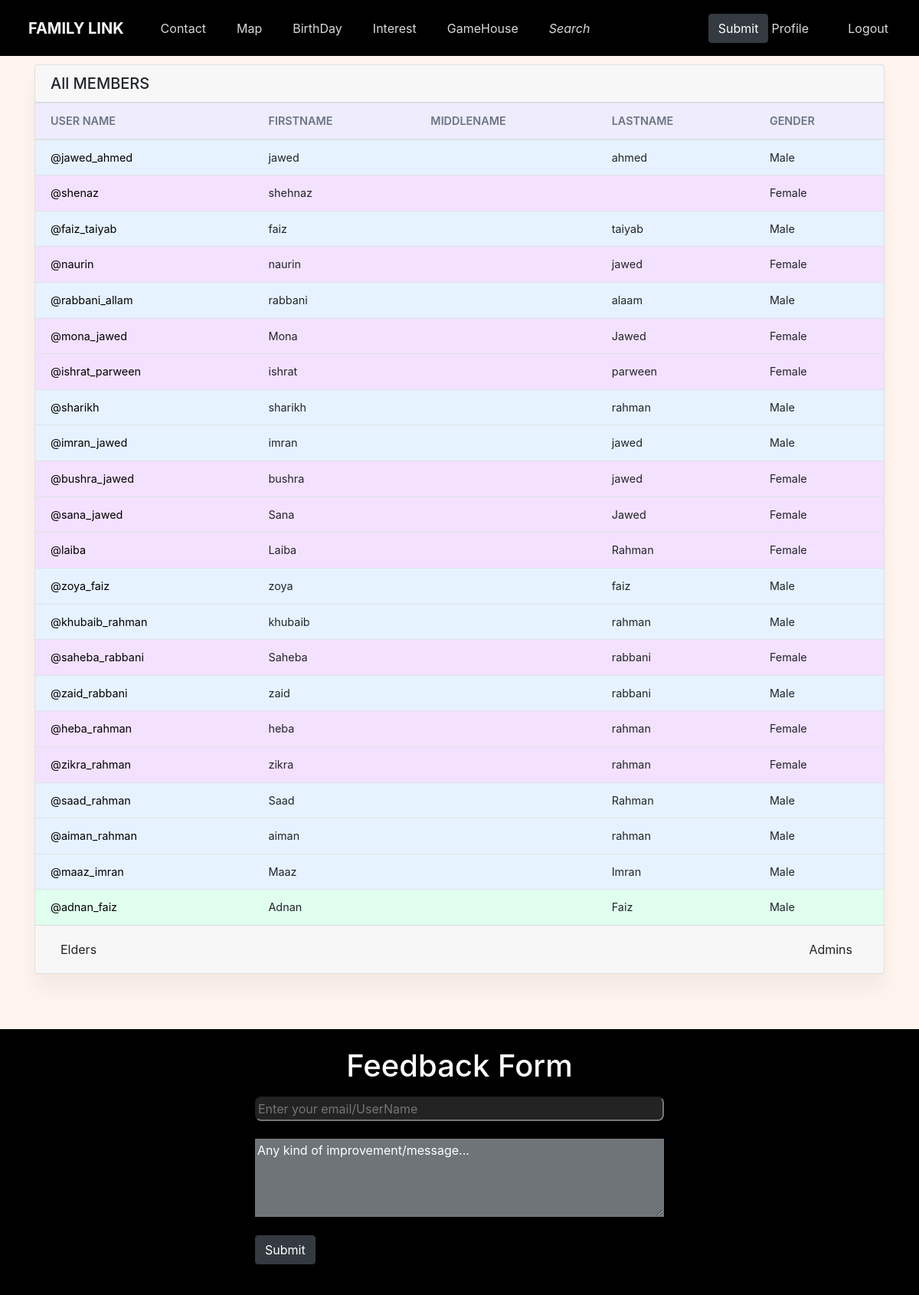
The page /member/ (signed in) on the database its author committed.
### family/models.py (models this page shows, shortened)
class member(AbstractBaseUser , PermissionsMixin):
    GENDER_CHOICES = (
    ("Male", "Male"),
    ("Female", "Female"),)
    MARITAL_CHOICES = (
    ("Unmarried", "Unmarried"),
    ("Married", "Married"),
    )
    SPORT_CHOICES = (
    ("Football", "Football"),
    ("Basketball", "Basketball"),
    ("Badminton", "Badminton"),
    ("Cycling", "Cycling"),
    ("Swimming", "Swimming"),
    ("Cricket", "Cricket"),
    ("TT", "TT"),
    ("Tennis", "Tennis"),
    ("Volley Ball", "Volley Ball"),
    ("Baseball", "Baseball"),
    ("Carrom", "Carrom")
    )
    BOOK_CHOICES = (
    ("Thriller", "Thriller"),
    ("Fantasy", "Fantasy"),
    ("Teen", "Teen"),
    ("Fiction", "Fiction"),
    ("Autobiography", "Autobiography"),
    ("Mystery", "Mystery"),
    ("History", "History"),
    ("Romance", "Romance"),
    ("Self Help", "Self Help"),
    ("Horror", "Horror"),
    ("Crime", "Crime")
    )
    MOVIE_CHOICES = (
    ("Action", "Action"),
    ("Thriller", "Thriller"),
    ("Drama", "Drama"),
    ("Romance", "Romance"),
    ("Autobiography", "Autobiography"),
    ("Comedy", "Comedy"),
    ("History", "History"),
    ("Romance", "Romance"),
    ("Crime", "Crime"),
    ("Horror", "Horror"),
    ("Animation", "Animation"),
    ("Adventure", "Adventure")
    )
    FID = models.ForeignKey(family , on_delete=models.DO_NOTHING , null=True)
    email = models.EmailField(max_length= 35)
    user_name = models.CharField(max_length= 20 , unique=True)
    firstName = models.CharField(max_length=20 ,  blank = True)
    middleName = models.CharField(max_length=20 , blank = True , null = True)
    lastName = models.CharField(max_length= 20 , blank = True)
    mobileNo = models.IntegerField(blank=True , null = True)
    birthDay = models.DateField(default=date.today)
    gender = models.CharField(max_length=9,choices=GENDER_CHOICES,default="Male")
    maritalStatus = models.CharField(max_length = 10,null=True , blank = True , choices=MARITAL_CHOICES)
    jobOrg = models.CharField(max_length= 20 , blank = True)
    address1 = models.TextField(_("Address line 1"),max_length=50 , blank = True)
    country = models.CharField("Country",max_length=15 , blank = True)
    city = models.CharField("City" , max_length=15 , blank=True)
    pinCode = models.IntegerField(blank=True)
    lat = models.DecimalField(max_digits=9 ,decimal_places = 6, blank=True , null = True)
    lng = models.DecimalField(max_digits=9 , decimal_places = 6, blank=True , null = True)
    mother = models.ForeignKey('self', on_delete=models.PROTECT , null=True , blank=True)
    father = models.ForeignKey('self', on_delete=models.PROTECT , null=True , blank=True , related_name='+')
    spouse = models.ForeignKey('self', on_delete=models.PROTECT , null=True , blank=True , related_name='++')
    kidsCount = models.IntegerField(blank=True , null = True , default=0)
    gender = models.CharField(max_length=9,choices=GENDER_CHOICES , default='Male')
    book = models.CharField(max_length=15,choices=BOOK_CHOICES,blank=True )
    sport = models.CharField(max_length=15,choices=SPORT_CHOICES,blank=True)
    movie = models.CharField(max_length=15,choices=MOVIE_CHOICES, blank=True)
    present = models.CharField(max_length=15,blank=True)
    is_staff = models.BooleanField(default=False)
    is_active = models.BooleanField(default=True)
    updated = models.DateTimeField(auto_now=True)
    created = models.DateTimeField(auto_now_add=True)
    objects = CustomMember()
    USERNAME_FIELD = 'user_name'
    REQUIRED_FIELDS = ['email' , 'city' , 'country' , 'firstName' , 'lastName' , 'gender' , 'pinCode']
    class Meta:
        ordering = ['-updated' , '-created']

### family/views.py (the view)
# urls.py: path('member/' , views.viewMember , name="viewMember"),
@login_required(login_url= 'login')
def viewMember(request):
    if request.method == 'POST':
        m = request.POST.get('member')
        message = request.POST.get('message')
        feedbackmail(m , request.user , message)
    q = request.GET.get('search') if request.GET.get('search') != None else ''
    members = member.objects.filter(
        Q(firstName__startswith = q)|
        Q(lastName__startswith = q) |
        Q(user_name__startswith = q)
        )
    members = members.filter(FID=request.user.FID)
    members=sorted(members, key=lambda x: x.birthDay)
    return render(request, 'home/member.html',{'members': members,'obj':'leaders'})

### templates/home/member.html (shortened to what this page needs)
<!DOCTYPE html>
{% load static %}
<html lang="en">
<head>
    <link rel="stylesheet" href="https://cdn.jsdelivr.net/npm/bootstrap@4.4.1/dist/css/bootstrap.min.css">
    <link rel="stylesheet" href="{% static 'style/member.css' %}" />
</head>
<body>
  <div>
    <nav class="navbar fixed-top navbar-dark text-light navbar-expand-md navigation-clean-search" style="background-color: black;" >
        <div class="container nav_div"><a class="navbar-brand" href="{% url 'viewMember' %}">FAMILY LINK</a>
            <div class="collapse navbar-collapse" id="navcol-1">
                {% if obj == 'leaders' %}
                <span class="navbar-text" style="padding-left:2rem"> <a href="{% url 'contact' %}" class="login">Contact</a></span>
                {% elif obj == 'members' %}
                <span class="navbar-text" style="padding-left:2rem"> <a href="{% url 'viewMember' %}" class="login">Home</a></span>
                {% else %}
                <span class="navbar-text" style="padding-left:2rem"> <a href="{% url 'viewMember' %}" class="login">Home</a></span>
                {% endif %}
                <span class="navbar-text" style="padding-left:2rem"> <a href="{% url 'map' %}" class="login">Map</a></span>
                <span class="navbar-text" style="padding-left:2rem"> <a href="{% url 'birthdayList' %}" class="login">BirthDay</a></span>
                <span class="navbar-text" style="padding-left:2rem"> <a href="{% url 'interest' %}" class="login">Interest</a></span>
                <span class="navbar-text" style="padding-left:2rem"> <a href="{% url 'gamehouse' %}" class="login">GameHouse</a></span>
                <form class="form-inline" id="search_form" action = {% url 'viewMember' %}>
                  <div class="form-group form_div">
                    <label for="search-field"><i class="fa fa-search">Search</i></label>
                    <input class="form-control search-field" type="search" name="search" id="search-field">
                </div>
                  <button type="submit" class="btn btn-dark">Submit</button>
              <span class="navbar-text" id="profile"> <a href="{% url 'viewProfile' request.user.id %}" class="login">Profile</a></span>
              <span class="navbar-text" id="logout"> <a href="{% url 'logout' %}" class="login">Logout</a></span>
            </div>
        </div>
    </nav>
        <div class="container">
          <div class="row">
              <div class="col-12 mb-3 mb-lg-5">
                  <div class="position-relative card table-nowrap table-card" id="member_div">
                      <div class="card-header align-items-center">
                        {% if obj == 'leaders' %}
                        <h5 class="mb-0">All MEMBERS</h5>
                        {% elif obj == 'members' %}
                        <h5 class="mb-0">Elders (Age>60)</h5>
                        {% else %}
                        <h5 class="mb-0">Admins</h5>
                        {% endif %}
                      </div>
                      <div class="table-responsive">
                          <table class="table mb-0">
                              <thead class="small text-uppercase bg-body text-muted">
                                  <tr>
                                      <th class="user_name">User Name</th>
                                      <th class="first_name">FirstName</th>
                                      <th class="middle_name">MiddleName</th>
                                      <th class="last_name">LastName</th>
                                      <th class="gender">Gender</th>
                                  </tr>
                              </thead>
                              <tbody>
                                {% for member in members %}
                                {% if member.id == request.user.id %}
                                <tr class="align-middle" style ="background-color: rgb(225, 255, 238);">
                                    <td class="user_name">
                                        <a href="{% url 'viewProfile' member.id %}" class="login">@{{member.user_name}}</a>
                                    </td>
                                    <td class="first_name">{{member.firstName}}</td>
                                    <td class="middle_name">{{member.middleName}}</td>
                                    <td class="last_name">
                                        <div class="d-flex align-items-center">
                                            <span>{{member.lastName}}</span>
                                        </div>
                                    </td>
                                    <td class="gender">
                                      <div class="d-flex align-items-center">
                                        <span>{{member.gender}}</span>
                                    </div>
                                    </td>
                                </tr>
                                {% elif member.gender == 'Male' %}
                                <tr class="align-middle" style ="background-color: rgb(230, 242, 255);">
                                    <td class="user_name">
                                        <a href="{% url 'viewProfile' member.id %}" class="login">@{{member.user_name}}</a>
                                    </td>
                                    <td class="first_name">{{member.firstName}}</td>
                                    <td class="middle_name">{{member.middleName}}</td>
                                    <td class="last_name">
                                        <div class="d-flex align-items-center">
                                            <span>{{member.lastName}}</span>
                                        </div>
                                    </td>
                                    <td class="gender">
                                      <div class="d-flex align-items-center">
                                        <span>{{member.gender}}</span>
                                    </div>
                                    </td>
                                </tr>
                                {% else %}
                                <tr class="align-middle" style ="background-color: rgb(244, 225, 255);">
                                    <td class="user_name">
                                        <a href="{% url 'viewProfile' member.id %}" class="login">@{{member.user_name}}</a>
                                    </td>
                                    <td class="first_name">{{member.firstName}}</td>
                                    <td class="middle_name">{{member.middleName}}</td>
                                    <td class="last_name">
                                        <div class="d-flex align-items-center">
                                            <span>{{member.lastName}}</span>
                                        </div>
                                    </td>
                                    <td class="gender">
                                      <div class="d-flex align-items-center">
                                        <span>{{member.gender}}</span>
                                    </div>
                                    </td>
                                </tr>
                                {% endif %}
                                {% endfor %}
                              </tbody>
                          </table>
                      </div>
                      {% if obj == 'leaders' %}
                      <div class="card-footer text-end">
                        <a href="{% url 'leaders' %}" class="btn btn-gray">Elders</a>
                        <a style="float:right;" href="{% url 'seeadmins' %}" class="btn btn-gray">Admins</a>
                    </div>
                    {% endif %}
                  </div>
              </div>
          </div>
      </div>
      <br>
      {% if obj == 'leaders' %}
      <div id="footerCol2">
        <br>
          <form action="" method="POST"  class="footerform">
            <h1>Feedback Form</h1>
            <div id="footerCol1">
                <div id = "input_div">
                    <input type="text" name='member' required placeholder="Enter your email/UserName">
                    <textarea id="w3review" name="message" rows="4" cols="50">Any kind of improvement/message...</textarea>
                </div>
                <div id = "button_div">
                    <br>
                    <button type="submit" class="btn btn-dark">Submit</button>
                </div>
                <br>
            </div>
          </form>
        </div>
      {% endif %}
</body>
</html>

### static/style/member.css (style rules this page uses)
body { margin-top: 20px; background: #FFF5EE; }
.card { box-shadow: 0 20px 27px 0 rgb(0 0 0 / 5%); }
#member_div { margin-top: 4rem; }
.table a { color: #000000; }
.table-nowrap .table td, .table-nowrap .table th { white-space: nowrap; }
.table>:not(caption)>*>* { padding: 0.75rem 1.25rem; border-bottom-width: 1px; }
table th { font-weight: 600; background-color: #eeecfd !important; }
.table .first_name , .table .middle_name , .table .last_name ,.table .user_name ,.table .gender { font-size: 0.9rem; }
#logout { float: right; }
#profile { margin-left: 0.5rem; margin-right: 0.5rem; float: right; }
.row { justify-content: center; }
.navbar { background:transparent; padding-top:.75rem; padding-bottom:.75rem; color:#fff; border-radius:0; box-shadow:none; border:none; }
@media (min-width:768px) { .navbar { padding-left: 0; padding-top:1rem; padding-bottom:1rem; } }
@media (min-width:768px) { #logout { position: absolute; right: 2rem; } }
@media (min-width:768px) { #profile { position: absolute; right: 8rem; } }
.navbar .navbar-brand { font-weight:bold; color:inherit; }
.navbar .navbar-collapse { border-top:1px solid rgba(255,255,255,0.3); margin-top:.5rem; }
@media (min-width:768px) { .navbar .navbar-collapse { border-color:transparent; margin:0; } }
.navbar .navbar-collapse span .login { color:#d9d9d9; margin-right:.5rem; text-decoration:none; }
.navbar .form-inline label { color:#d9d9d9; }
.navbar .form-inline .search-field { display:inline-block; width:70%; background:none; border:none; border-bottom:1px solid transparent; border-radius:0; color:#ccc; box-shadow:none; color:inherit; transition:border-bottom-color 0.3s; }
.form_div { width: 13rem; }
#search_form { padding-left: 2rem; margin-left: 0; }
.btn { margin-right: 0.5rem; }
#footerCol2 { padding-top:1rem ; padding-bottom:1rem ; background-color: black; display: flex; justify-content: center; color: white; }
#footerCol1 { display: grid; grid-template-rows: 0.7fr 0.3fr; }
#input_div { display: grid; grid-template-rows: 0.7fr 1.3fr; }
#input_div input { color: white; background-color: #232324; height: 2rem; border-radius: 0.5rem; }
#input_div textarea { line-height: 1.5; color: white; background-color: #6f7478; }
.footerform h1 { padding: 0.5rem; width: 100%; text-align: center; }

### rows shown on the page
member: user_name "jawed_ahmed", firstName "jawed", lastName "ahmed", gender "Male"
member: user_name "shenaz", firstName "shehnaz", gender "Female"
member: user_name "faiz_taiyab", firstName "faiz", lastName "taiyab", gender "Male"
member: user_name "naurin", firstName "naurin", lastName "jawed", gender "Female"
member: user_name "rabbani_allam", firstName "rabbani", lastName "alaam", gender "Male"
member: user_name "mona_jawed", firstName "Mona", lastName "Jawed", gender "Female"
member: user_name "ishrat_parween", firstName "ishrat", lastName "parween", gender "Female"
member: user_name "sharikh", firstName "sharikh", lastName "rahman", gender "Male"
member: user_name "imran_jawed", firstName "imran", lastName "jawed", gender "Male"
member: user_name "bushra_jawed", firstName "bushra", lastName "jawed", gender "Female"
member: user_name "sana_jawed", firstName "Sana", lastName "Jawed", gender "Female"
member: user_name "laiba", firstName "Laiba", lastName "Rahman", gender "Female"
member: user_name "zoya_faiz", firstName "zoya", lastName "faiz", gender "Male"
member: user_name "khubaib_rahman", firstName "khubaib", lastName "rahman", gender "Male"
member: user_name "saheba_rabbani", firstName "Saheba", lastName "rabbani", gender "Female"
member: user_name "zaid_rabbani", firstName "zaid", lastName "rabbani", gender "Male"
member: user_name "heba_rahman", firstName "heba", lastName "rahman", gender "Female"
member: user_name "zikra_rahman", firstName "zikra", lastName "rahman", gender "Female"
member: user_name "saad_rahman", firstName "Saad", lastName "Rahman", gender "Male"
member: user_name "aiman_rahman", firstName "aiman", lastName "rahman", gender "Male"
member: user_name "maaz_imran", firstName "Maaz", lastName "Imran", gender "Male"
member: user_name "adnan_faiz", firstName "Adnan", lastName "Faiz", gender "Male"
